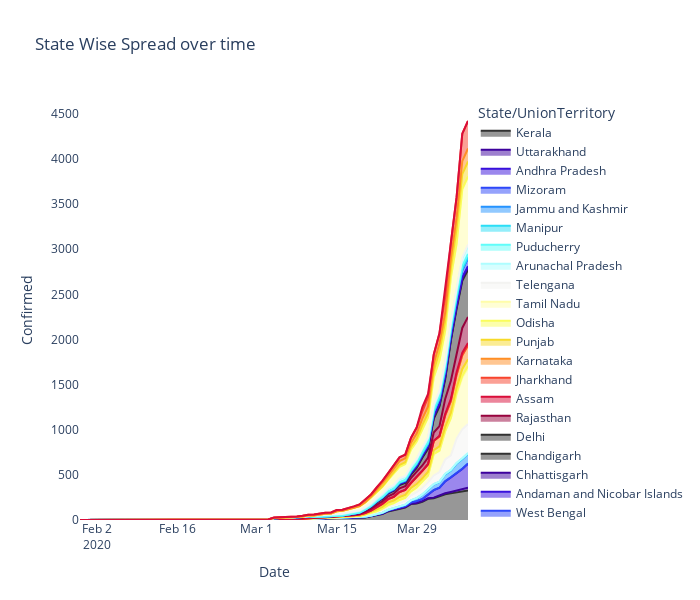

This figure's notebook cell:
### Code cell
spread = CovidIndia.groupby(['Date', 'State/UnionTerritory'])['Confirmed'].sum().reset_index().sort_values('Confirmed', ascending=True)
fig = px.area(spread, x="Date", y="Confirmed",color='State/UnionTerritory',title='State Wise Spread over time',height=500,
              color_discrete_sequence = px.colors.cyclical.Edge)
fig.update_layout(plot_bgcolor='rgb(275, 270, 273)',width=700, height=600)

### Figure 1 — Plotly figure (JSON) as saved in the notebook; plotly's stock layout.template omitted (floating-point values rounded to 4 significant figures)
{"data": [{"hovertemplate": "State/UnionTerritory=Kerala<br>Date=%{x}<br>Confirmed=%{y}<extra></extra>", "legendgroup": "Kerala", "line": {"color": "#313131"}, "mode": "lines", "name": "Kerala", "orientation": "v", "showlegend": true, "stackgroup": "1", "type": "scatter", "x": ["2020-01-30T00:00:00", "2020-01-31T00:00:00", "2020-02-01T00:00:00", "2020-02-29T00:00:00", "2020-03-07T00:00:00", "2020-02-18T00:00:00", "2020-02-28T00:00:00", "2020-02-17T00:00:00", "2020-02-16T00:00:00", "2020-02-27T00:00:00", "2020-02-22T00:00:00", "2020-02-26T00:00:00", "2020-02-25T00:00:00", "2020-03-02T00:00:00", "2020-03-04T00:00:00", "2020-02-21T00:00:00", "2020-03-01T00:00:00", "2020-02-20T00:00:00", "2020-02-19T00:00:00", "2020-03-05T00:00:00", "2020-03-03T00:00:00", "2020-03-06T00:00:00", "2020-02-15T00:00:00", "2020-02-05T00:00:00", "2020-02-04T00:00:00", "2020-02-03T00:00:00", "2020-02-02T00:00:00", "2020-02-24T00:00:00", "2020-02-14T00:00:00", "2020-02-23T00:00:00", "2020-02-13T00:00:00", "2020-02-12T00:00:00", "2020-02-11T00:00:00", "2020-02-06T00:00:00", "2020-02-09T00:00:00", "2020-02-08T00:00:00", "2020-02-07T00:00:00", "2020-02-10T00:00:00", "2020-03-08T00:00:00", "2020-03-09T00:00:00", "2020-03-10T00:00:00", "2020-03-11T00:00:00", "2020-03-12T00:00:00", "2020-03-13T00:00:00", "2020-03-14T00:00:00", "2020-03-15T00:00:00", "2020-03-16T00:00:00", "2020-03-17T00:00:00", "2020-03-19T00:00:00", "2020-03-18T00:00:00", "2020-03-20T00:00:00", "2020-03-21T00:00:00", "2020-03-22T00:00:00", "2020-03-23T00:00:00", "2020-03-24T00:00:00", "2020-03-25T00:00:00", "2020-03-26T00:00:00", "2020-03-27T00:00:00", "2020-03-28T00:00:00", "2020-03-29T00:00:00", "2020-03-30T00:00:00", "2020-03-31T00:00:00", "2020-04-01T00:00:00", "2020-04-02T00:00:00", "2020-04-03T00:00:00", "2020-04-04T00:00:00", "2020-04-05T00:00:00", "2020-04-06T00:00:00", "2020-04-07T00:00:00"], "xaxis": "x", "y": [1, 1, 2, 3, 3, 3, 3, 3, 3, 3, 3, 3, 3, 3, 3, 3, 3, 3, 3, 3, 3, 3, 3, 3, 3, 3, 3, 3, 3, 3, 3, 3, 3, 3, 3, 3, 3, 3, 8, 9, 15, 17, 17, 19, 19, 22, 23, 26, 27, 27, 28, 40, 52, 67, 95, 109, 118, 137, 176, 182, 202, 234, 241, 265, 286, 295, 306, 314, 327], "yaxis": "y"}, {"hovertemplate": "State/UnionTerritory=Uttarakhand<br>Date=%{x}<br>Confirmed=%{y}<extra></extra>", "legendgroup": "Uttarakhand", "line": {"color": "#3d019d"}, "mode": "lines", "name": "Uttarakhand", "orientation": "v", "showlegend": true, "stackgroup": "1", "type": "scatter", "x": ["2020-03-16T00:00:00", "2020-03-17T00:00:00", "2020-03-15T00:00:00", "2020-03-18T00:00:00", "2020-03-19T00:00:00", "2020-03-21T00:00:00", "2020-03-20T00:00:00", "2020-03-22T00:00:00", "2020-03-23T00:00:00", "2020-03-24T00:00:00", "2020-03-25T00:00:00", "2020-03-27T00:00:00", "2020-03-28T00:00:00", "2020-03-26T00:00:00", "2020-04-02T00:00:00", "2020-03-31T00:00:00", "2020-03-29T00:00:00", "2020-04-01T00:00:00", "2020-03-30T00:00:00", "2020-04-03T00:00:00", "2020-04-04T00:00:00", "2020-04-05T00:00:00", "2020-04-06T00:00:00", "2020-04-07T00:00:00"], "xaxis": "x", "y": [1, 1, 1, 1, 1, 3, 3, 3, 3, 4, 4, 5, 5, 5, 7, 7, 7, 7, 7, 10, 16, 22, 26, 31], "yaxis": "y"}, {"hovertemplate": "State/UnionTerritory=Andhra Pradesh<br>Date=%{x}<br>Confirmed=%{y}<extra></extra>", "legendgroup": "Andhra Pradesh", "line": {"color": "#3810dc"}, "mode": "lines", "name": "Andhra Pradesh", "orientation": "v", "showlegend": true, "stackgroup": "1", "type": "scatter", "x": ["2020-03-17T00:00:00", "2020-03-18T00:00:00", "2020-03-15T00:00:00", "2020-03-14T00:00:00", "2020-03-12T00:00:00", "2020-03-13T00:00:00", "2020-03-16T00:00:00", "2020-03-19T00:00:00", "2020-03-21T00:00:00", "2020-03-20T00:00:00", "2020-03-22T00:00:00", "2020-03-23T00:00:00", "2020-03-24T00:00:00", "2020-03-25T00:00:00", "2020-03-26T00:00:00", "2020-03-27T00:00:00", "2020-03-28T00:00:00", "2020-03-29T00:00:00", "2020-03-30T00:00:00", "2020-03-31T00:00:00", "2020-04-01T00:00:00", "2020-04-02T00:00:00", "2020-04-03T00:00:00", "2020-04-04T00:00:00", "2020-04-05T00:00:00", "2020-04-06T00:00:00", "2020-04-07T00:00:00"], "xaxis": "x", "y": [1, 1, 1, 1, 1, 1, 1, 2, 3, 3, 5, 7, 8, 9, 11, 12, 14, 19, 23, 40, 83, 86, 132, 161, 190, 226, 266], "yaxis": "y"}, {"hovertemplate": "State/UnionTerritory=Mizoram<br>Date=%{x}<br>Confirmed=%{y}<extra></extra>", "legendgroup": "Mizoram", "line": {"color": "#2d47f9"}, "mode": "lines", "name": "Mizoram", "orientation": "v", "showlegend": true, "stackgroup": "1", "type": "scatter", "x": ["2020-03-31T00:00:00", "2020-03-30T00:00:00", "2020-03-29T00:00:00", "2020-04-05T00:00:00", "2020-04-03T00:00:00", "2020-04-01T00:00:00", "2020-04-04T00:00:00", "2020-04-02T00:00:00", "2020-03-26T00:00:00", "2020-03-25T00:00:00", "2020-03-27T00:00:00", "2020-04-06T00:00:00", "2020-03-28T00:00:00", "2020-04-07T00:00:00"], "xaxis": "x", "y": [1, 1, 1, 1, 1, 1, 1, 1, 1, 1, 1, 1, 1, 1], "yaxis": "y"}, {"hovertemplate": "State/UnionTerritory=Jammu and Kashmir<br>Date=%{x}<br>Confirmed=%{y}<extra></extra>", "legendgroup": "Jammu and Kashmir", "line": {"color": "#2593ff"}, "mode": "lines", "name": "Jammu and Kashmir", "orientation": "v", "showlegend": true, "stackgroup": "1", "type": "scatter", "x": ["2020-03-11T00:00:00", "2020-03-10T00:00:00", "2020-03-09T00:00:00", "2020-03-13T00:00:00", "2020-03-12T00:00:00", "2020-03-15T00:00:00", "2020-03-14T00:00:00", "2020-03-16T00:00:00", "2020-03-18T00:00:00", "2020-03-17T00:00:00", "2020-03-24T00:00:00", "2020-03-23T00:00:00", "2020-03-22T00:00:00", "2020-03-21T00:00:00", "2020-03-19T00:00:00", "2020-03-20T00:00:00", "2020-03-25T00:00:00", "2020-03-26T00:00:00", "2020-03-27T00:00:00", "2020-03-28T00:00:00", "2020-03-29T00:00:00", "2020-03-30T00:00:00", "2020-03-31T00:00:00", "2020-04-02T00:00:00", "2020-04-01T00:00:00", "2020-04-03T00:00:00", "2020-04-04T00:00:00", "2020-04-05T00:00:00", "2020-04-06T00:00:00", "2020-04-07T00:00:00"], "xaxis": "x", "y": [1, 1, 1, 1, 1, 2, 2, 3, 3, 3, 4, 4, 4, 4, 4, 4, 7, 13, 13, 20, 31, 48, 54, 62, 62, 75, 75, 106, 109, 109], "yaxis": "y"}, {"hovertemplate": "State/UnionTerritory=Manipur<br>Date=%{x}<br>Confirmed=%{y}<extra></extra>", "legendgroup": "Manipur", "line": {"color": "#2adef6"}, "mode": "lines", "name": "Manipur", "orientation": "v", "showlegend": true, "stackgroup": "1", "type": "scatter", "x": ["2020-03-31T00:00:00", "2020-03-30T00:00:00", "2020-04-01T00:00:00", "2020-03-29T00:00:00", "2020-03-27T00:00:00", "2020-03-25T00:00:00", "2020-03-24T00:00:00", "2020-03-26T00:00:00", "2020-04-02T00:00:00", "2020-03-28T00:00:00", "2020-04-04T00:00:00", "2020-04-07T00:00:00", "2020-04-05T00:00:00", "2020-04-06T00:00:00", "2020-04-03T00:00:00"], "xaxis": "x", "y": [1, 1, 1, 1, 1, 1, 1, 1, 1, 1, 2, 2, 2, 2, 2], "yaxis": "y"}, {"hovertemplate": "State/UnionTerritory=Puducherry<br>Date=%{x}<br>Confirmed=%{y}<extra></extra>", "legendgroup": "Puducherry", "line": {"color": "#60fdfa"}, "mode": "lines", "name": "Puducherry", "orientation": "v", "showlegend": true, "stackgroup": "1", "type": "scatter", "x": ["2020-03-30T00:00:00", "2020-03-31T00:00:00", "2020-03-18T00:00:00", "2020-03-29T00:00:00", "2020-03-23T00:00:00", "2020-03-20T00:00:00", "2020-03-26T00:00:00", "2020-03-21T00:00:00", "2020-03-25T00:00:00", "2020-03-22T00:00:00", "2020-03-24T00:00:00", "2020-03-28T00:00:00", "2020-03-19T00:00:00", "2020-03-27T00:00:00", "2020-04-01T00:00:00", "2020-04-02T00:00:00", "2020-04-03T00:00:00", "2020-04-07T00:00:00", "2020-04-04T00:00:00", "2020-04-06T00:00:00", "2020-04-05T00:00:00"], "xaxis": "x", "y": [1, 1, 1, 1, 1, 1, 1, 1, 1, 1, 1, 1, 1, 1, 3, 3, 5, 5, 5, 5, 5], "yaxis": "y"}, {"hovertemplate": "State/UnionTerritory=Arunachal Pradesh<br>Date=%{x}<br>Confirmed=%{y}<extra></extra>", "legendgroup": "Arunachal Pradesh", "line": {"color": "#aefdff"}, "mode": "lines", "name": "Arunachal Pradesh", "orientation": "v", "showlegend": true, "stackgroup": "1", "type": "scatter", "x": ["2020-04-05T00:00:00", "2020-04-06T00:00:00", "2020-04-03T00:00:00", "2020-04-04T00:00:00", "2020-04-07T00:00:00"], "xaxis": "x", "y": [1, 1, 1, 1, 1], "yaxis": "y"}, {"hovertemplate": "State/UnionTerritory=Telengana<br>Date=%{x}<br>Confirmed=%{y}<extra></extra>", "legendgroup": "Telengana", "line": {"color": "#f3f3f1"}, "mode": "lines", "name": "Telengana", "orientation": "v", "showlegend": true, "stackgroup": "1", "type": "scatter", "x": ["2020-03-10T00:00:00", "2020-03-09T00:00:00", "2020-03-14T00:00:00", "2020-03-13T00:00:00", "2020-03-08T00:00:00", "2020-03-11T00:00:00", "2020-03-12T00:00:00", "2020-03-02T00:00:00", "2020-03-03T00:00:00", "2020-03-07T00:00:00", "2020-03-06T00:00:00", "2020-03-04T00:00:00", "2020-03-05T00:00:00", "2020-03-15T00:00:00", "2020-03-16T00:00:00", "2020-03-17T00:00:00", "2020-03-18T00:00:00", "2020-03-19T00:00:00", "2020-03-20T00:00:00", "2020-03-21T00:00:00", "2020-03-22T00:00:00", "2020-03-23T00:00:00", "2020-03-24T00:00:00", "2020-03-25T00:00:00", "2020-03-26T00:00:00", "2020-03-27T00:00:00", "2020-03-28T00:00:00", "2020-03-29T00:00:00", "2020-03-30T00:00:00", "2020-03-31T00:00:00", "2020-04-01T00:00:00", "2020-04-02T00:00:00", "2020-04-03T00:00:00", "2020-04-04T00:00:00", "2020-04-05T00:00:00", "2020-04-07T00:00:00", "2020-04-06T00:00:00"], "xaxis": "x", "y": [1, 1, 1, 1, 1, 1, 1, 1, 1, 1, 1, 1, 1, 3, 3, 5, 6, 6, 17, 21, 22, 32, 35, 35, 44, 45, 56, 66, 71, 79, 96, 107, 158, 159, 269, 321, 321], "yaxis": "y"}, {"hovertemplate": "State/UnionTerritory=Tamil Nadu<br>Date=%{x}<br>Confirmed=%{y}<extra></extra>", "legendgroup": "Tamil Nadu", "line": {"color": "#fffda9"}, "mode": "lines", "name": "Tamil Nadu", "orientation": "v", "showlegend": true, "stackgroup": "1", "type": "scatter", "x": ["2020-03-10T00:00:00", "2020-03-17T00:00:00", "2020-03-18T00:00:00", "2020-03-09T00:00:00", "2020-03-16T00:00:00", "2020-03-11T00:00:00", "2020-03-15T00:00:00", "2020-03-13T00:00:00", "2020-03-14T00:00:00", "2020-03-12T00:00:00", "2020-03-08T00:00:00", "2020-03-07T00:00:00", "2020-03-19T00:00:00", "2020-03-21T00:00:00", "2020-03-20T00:00:00", "2020-03-22T00:00:00", "2020-03-23T00:00:00", "2020-03-24T00:00:00", "2020-03-25T00:00:00", "2020-03-26T00:00:00", "2020-03-27T00:00:00", "2020-03-28T00:00:00", "2020-03-29T00:00:00", "2020-03-30T00:00:00", "2020-03-31T00:00:00", "2020-04-02T00:00:00", "2020-04-01T00:00:00", "2020-04-03T00:00:00", "2020-04-04T00:00:00", "2020-04-05T00:00:00", "2020-04-06T00:00:00", "2020-04-07T00:00:00"], "xaxis": "x", "y": [1, 1, 1, 1, 1, 1, 1, 1, 1, 1, 1, 1, 2, 3, 3, 7, 9, 15, 18, 26, 29, 40, 49, 67, 74, 234, 234, 309, 411, 485, 571, 621], "yaxis": "y"}, {"hovertemplate": "State/UnionTerritory=Odisha<br>Date=%{x}<br>Confirmed=%{y}<extra></extra>", "legendgroup": "Odisha", "line": {"color": "#fafd5b"}, "mode": "lines", "name": "Odisha", "orientation": "v", "showlegend": true, "stackgroup": "1", "type": "scatter", "x": ["2020-03-17T00:00:00", "2020-03-18T00:00:00", "2020-03-16T00:00:00", "2020-03-19T00:00:00", "2020-03-26T00:00:00", "2020-03-27T00:00:00", "2020-03-24T00:00:00", "2020-03-22T00:00:00", "2020-03-25T00:00:00", "2020-03-20T00:00:00", "2020-03-21T00:00:00", "2020-03-23T00:00:00", "2020-03-28T00:00:00", "2020-03-29T00:00:00", "2020-03-31T00:00:00", "2020-03-30T00:00:00", "2020-04-02T00:00:00", "2020-04-01T00:00:00", "2020-04-03T00:00:00", "2020-04-04T00:00:00", "2020-04-05T00:00:00", "2020-04-06T00:00:00", "2020-04-07T00:00:00"], "xaxis": "x", "y": [1, 1, 1, 1, 2, 2, 2, 2, 2, 2, 2, 2, 3, 3, 3, 3, 4, 4, 5, 5, 20, 21, 21], "yaxis": "y"}, {"hovertemplate": "State/UnionTerritory=Punjab<br>Date=%{x}<br>Confirmed=%{y}<extra></extra>", "legendgroup": "Punjab", "line": {"color": "#f7da29"}, "mode": "lines", "name": "Punjab", "orientation": "v", "showlegend": true, "stackgroup": "1", "type": "scatter", "x": ["2020-03-10T00:00:00", "2020-03-17T00:00:00", "2020-03-18T00:00:00", "2020-03-09T00:00:00", "2020-03-11T00:00:00", "2020-03-15T00:00:00", "2020-03-13T00:00:00", "2020-03-14T00:00:00", "2020-03-16T00:00:00", "2020-03-12T00:00:00", "2020-03-19T00:00:00", "2020-03-20T00:00:00", "2020-03-21T00:00:00", "2020-03-23T00:00:00", "2020-03-22T00:00:00", "2020-03-25T00:00:00", "2020-03-24T00:00:00", "2020-03-27T00:00:00", "2020-03-26T00:00:00", "2020-03-28T00:00:00", "2020-03-29T00:00:00", "2020-03-30T00:00:00", "2020-03-31T00:00:00", "2020-04-01T00:00:00", "2020-04-02T00:00:00", "2020-04-03T00:00:00", "2020-04-05T00:00:00", "2020-04-04T00:00:00", "2020-04-06T00:00:00", "2020-04-07T00:00:00"], "xaxis": "x", "y": [1, 1, 1, 1, 1, 1, 1, 1, 1, 1, 2, 2, 13, 21, 21, 29, 29, 33, 33, 38, 38, 38, 41, 42, 46, 48, 57, 57, 76, 76], "yaxis": "y"}, {"hovertemplate": "State/UnionTerritory=Karnataka<br>Date=%{x}<br>Confirmed=%{y}<extra></extra>", "legendgroup": "Karnataka", "line": {"color": "#ff8e25"}, "mode": "lines", "name": "Karnataka", "orientation": "v", "showlegend": true, "stackgroup": "1", "type": "scatter", "x": ["2020-03-09T00:00:00", "2020-03-12T00:00:00", "2020-03-11T00:00:00", "2020-03-10T00:00:00", "2020-03-15T00:00:00", "2020-03-16T00:00:00", "2020-03-14T00:00:00", "2020-03-13T00:00:00", "2020-03-18T00:00:00", "2020-03-17T00:00:00", "2020-03-19T00:00:00", "2020-03-21T00:00:00", "2020-03-20T00:00:00", "2020-03-22T00:00:00", "2020-03-23T00:00:00", "2020-03-24T00:00:00", "2020-03-25T00:00:00", "2020-03-27T00:00:00", "2020-03-26T00:00:00", "2020-03-28T00:00:00", "2020-03-29T00:00:00", "2020-03-31T00:00:00", "2020-03-30T00:00:00", "2020-04-01T00:00:00", "2020-04-02T00:00:00", "2020-04-03T00:00:00", "2020-04-04T00:00:00", "2020-04-05T00:00:00", "2020-04-06T00:00:00", "2020-04-07T00:00:00"], "xaxis": "x", "y": [1, 4, 4, 4, 6, 6, 6, 6, 11, 11, 14, 15, 15, 26, 33, 37, 41, 55, 55, 55, 76, 83, 83, 101, 110, 124, 128, 144, 151, 151], "yaxis": "y"}, {"hovertemplate": "State/UnionTerritory=Jharkhand<br>Date=%{x}<br>Confirmed=%{y}<extra></extra>", "legendgroup": "Jharkhand", "line": {"color": "#f8432d"}, "mode": "lines", "name": "Jharkhand", "orientation": "v", "showlegend": true, "stackgroup": "1", "type": "scatter", "x": ["2020-04-02T00:00:00", "2020-04-01T00:00:00", "2020-04-04T00:00:00", "2020-04-03T00:00:00", "2020-04-05T00:00:00", "2020-04-06T00:00:00", "2020-04-07T00:00:00"], "xaxis": "x", "y": [1, 1, 2, 2, 3, 4, 4], "yaxis": "y"}, {"hovertemplate": "State/UnionTerritory=Assam<br>Date=%{x}<br>Confirmed=%{y}<extra></extra>", "legendgroup": "Assam", "line": {"color": "#d90d39"}, "mode": "lines", "name": "Assam", "orientation": "v", "showlegend": true, "stackgroup": "1", "type": "scatter", "x": ["2020-04-01T00:00:00", "2020-04-02T00:00:00", "2020-04-03T00:00:00", "2020-04-04T00:00:00", "2020-04-06T00:00:00", "2020-04-05T00:00:00", "2020-04-07T00:00:00"], "xaxis": "x", "y": [1, 5, 16, 24, 26, 26, 26], "yaxis": "y"}, {"hovertemplate": "State/UnionTerritory=Rajasthan<br>Date=%{x}<br>Confirmed=%{y}<extra></extra>", "legendgroup": "Rajasthan", "line": {"color": "#97023d"}, "mode": "lines", "name": "Rajasthan", "orientation": "v", "showlegend": true, "stackgroup": "1", "type": "scatter", "x": ["2020-03-03T00:00:00", "2020-03-12T00:00:00", "2020-03-11T00:00:00", "2020-03-13T00:00:00", "2020-03-14T00:00:00", "2020-03-15T00:00:00", "2020-03-16T00:00:00", "2020-03-17T00:00:00", "2020-03-18T00:00:00", "2020-03-19T00:00:00", "2020-03-10T00:00:00", "2020-03-06T00:00:00", "2020-03-07T00:00:00", "2020-03-05T00:00:00", "2020-03-09T00:00:00", "2020-03-08T00:00:00", "2020-03-04T00:00:00", "2020-03-21T00:00:00", "2020-03-20T00:00:00", "2020-03-22T00:00:00", "2020-03-23T00:00:00", "2020-03-24T00:00:00", "2020-03-25T00:00:00", "2020-03-26T00:00:00", "2020-03-27T00:00:00", "2020-03-28T00:00:00", "2020-03-29T00:00:00", "2020-03-30T00:00:00", "2020-03-31T00:00:00", "2020-04-01T00:00:00", "2020-04-02T00:00:00", "2020-04-03T00:00:00", "2020-04-04T00:00:00", "2020-04-05T00:00:00", "2020-04-06T00:00:00", "2020-04-07T00:00:00"], "xaxis": "x", "y": [1, 3, 3, 3, 3, 4, 4, 4, 4, 7, 15, 15, 15, 15, 15, 15, 15, 17, 17, 24, 28, 32, 36, 41, 41, 54, 55, 59, 74, 93, 108, 167, 200, 200, 274, 288], "yaxis": "y"}, {"hovertemplate": "State/UnionTerritory=Delhi<br>Date=%{x}<br>Confirmed=%{y}<extra></extra>", "legendgroup": "Delhi", "line": {"color": "#313131"}, "mode": "lines", "name": "Delhi", "orientation": "v", "showlegend": true, "stackgroup": "1", "type": "scatter", "x": ["2020-03-03T00:00:00", "2020-03-02T00:00:00", "2020-03-04T00:00:00", "2020-03-05T00:00:00", "2020-03-08T00:00:00", "2020-03-07T00:00:00", "2020-03-06T00:00:00", "2020-03-10T00:00:00", "2020-03-09T00:00:00", "2020-03-11T00:00:00", "2020-03-12T00:00:00", "2020-03-13T00:00:00", "2020-03-16T00:00:00", "2020-03-14T00:00:00", "2020-03-15T00:00:00", "2020-03-17T00:00:00", "2020-03-18T00:00:00", "2020-03-19T00:00:00", "2020-03-20T00:00:00", "2020-03-21T00:00:00", "2020-03-23T00:00:00", "2020-03-22T00:00:00", "2020-03-24T00:00:00", "2020-03-25T00:00:00", "2020-03-27T00:00:00", "2020-03-26T00:00:00", "2020-03-28T00:00:00", "2020-03-29T00:00:00", "2020-03-30T00:00:00", "2020-03-31T00:00:00", "2020-04-01T00:00:00", "2020-04-03T00:00:00", "2020-04-02T00:00:00", "2020-04-04T00:00:00", "2020-04-05T00:00:00", "2020-04-07T00:00:00", "2020-04-06T00:00:00"], "xaxis": "x", "y": [1, 1, 1, 2, 3, 3, 3, 4, 4, 5, 6, 6, 7, 7, 7, 8, 10, 12, 17, 26, 29, 29, 30, 31, 36, 36, 39, 49, 87, 97, 152, 219, 219, 445, 503, 523, 523], "yaxis": "y"}, {"hovertemplate": "State/UnionTerritory=Chandigarh<br>Date=%{x}<br>Confirmed=%{y}<extra></extra>", "legendgroup": "Chandigarh", "line": {"color": "#313131"}, "mode": "lines", "name": "Chandigarh", "orientation": "v", "showlegend": true, "stackgroup": "1", "type": "scatter", "x": ["2020-03-21T00:00:00", "2020-03-19T00:00:00", "2020-03-20T00:00:00", "2020-03-22T00:00:00", "2020-03-23T00:00:00", "2020-03-25T00:00:00", "2020-03-26T00:00:00", "2020-03-24T00:00:00", "2020-03-27T00:00:00", "2020-03-30T00:00:00", "2020-03-28T00:00:00", "2020-03-29T00:00:00", "2020-03-31T00:00:00", "2020-04-02T00:00:00", "2020-04-01T00:00:00", "2020-04-03T00:00:00", "2020-04-05T00:00:00", "2020-04-06T00:00:00", "2020-04-04T00:00:00", "2020-04-07T00:00:00"], "xaxis": "x", "y": [1, 1, 1, 5, 6, 7, 7, 7, 7, 8, 8, 8, 13, 16, 16, 18, 18, 18, 18, 18], "yaxis": "y"}, {"hovertemplate": "State/UnionTerritory=Chhattisgarh<br>Date=%{x}<br>Confirmed=%{y}<extra></extra>", "legendgroup": "Chhattisgarh", "line": {"color": "#3d019d"}, "mode": "lines", "name": "Chhattisgarh", "orientation": "v", "showlegend": true, "stackgroup": "1", "type": "scatter", "x": ["2020-03-21T00:00:00", "2020-03-22T00:00:00", "2020-03-25T00:00:00", "2020-03-23T00:00:00", "2020-03-24T00:00:00", "2020-03-19T00:00:00", "2020-03-20T00:00:00", "2020-03-27T00:00:00", "2020-03-28T00:00:00", "2020-03-26T00:00:00", "2020-03-29T00:00:00", "2020-03-30T00:00:00", "2020-03-31T00:00:00", "2020-04-03T00:00:00", "2020-04-05T00:00:00", "2020-04-01T00:00:00", "2020-04-04T00:00:00", "2020-04-02T00:00:00", "2020-04-07T00:00:00", "2020-04-06T00:00:00"], "xaxis": "x", "y": [1, 1, 1, 1, 1, 1, 1, 6, 6, 6, 7, 7, 8, 9, 9, 9, 9, 9, 10, 10], "yaxis": "y"}, {"hovertemplate": "State/UnionTerritory=Andaman and Nicobar Islands<br>Date=%{x}<br>Confirmed=%{y}<extra></extra>", "legendgroup": "Andaman and Nicobar Islands", "line": {"color": "#3810dc"}, "mode": "lines", "name": "Andaman and Nicobar Islands", "orientation": "v", "showlegend": true, "stackgroup": "1", "type": "scatter", "x": ["2020-03-27T00:00:00", "2020-03-26T00:00:00", "2020-03-28T00:00:00", "2020-03-29T00:00:00", "2020-03-30T00:00:00", "2020-04-05T00:00:00", "2020-04-03T00:00:00", "2020-04-07T00:00:00", "2020-04-04T00:00:00", "2020-04-02T00:00:00", "2020-04-06T00:00:00", "2020-04-01T00:00:00", "2020-03-31T00:00:00"], "xaxis": "x", "y": [1, 1, 6, 9, 9, 10, 10, 10, 10, 10, 10, 10, 10], "yaxis": "y"}, {"hovertemplate": "State/UnionTerritory=West Bengal<br>Date=%{x}<br>Confirmed=%{y}<extra></extra>", "legendgroup": "West Bengal", "line": {"color": "#2d47f9"}, "mode": "lines", "name": "West Bengal", "orientation": "v", "showlegend": true, "stackgroup": "1", "type": "scatter", "x": ["2020-03-18T00:00:00", "2020-03-19T00:00:00", "2020-03-20T00:00:00", "2020-03-21T00:00:00", "2020-03-22T00:00:00", "2020-03-23T00:00:00", "2020-03-25T00:00:00", "2020-03-24T00:00:00", "2020-03-27T00:00:00", "2020-03-26T00:00:00", "2020-03-28T00:00:00", "2020-03-29T00:00:00", "2020-03-30T00:00:00", "2020-03-31T00:00:00", "2020-04-01T00:00:00", "2020-04-02T00:00:00", "2020-04-03T00:00:00", "2020-04-04T00:00:00", "2020-04-05T00:00:00", "2020-04-06T00:00:00", "2020-04-07T00:00:00"], "xaxis": "x", "y": [1, 1, 2, 3, 4, 7, 9, 9, 10, 10, 15, 18, 22, 26, 37, 53, 63, 69, 80, 80, 91], "yaxis": "y"}, {"hovertemplate": "State/UnionTerritory=Tripura<br>Date=%{x}<br>Confirmed=%{y}<extra></extra>", "legendgroup": "Tripura", "line": {"color": "#2593ff"}, "mode": "lines", "name": "Tripura", "orientation": "v", "showlegend": true, "stackgroup": "1", "type": "scatter", "x": ["2020-04-07T00:00:00"], "xaxis": "x", "y": [1], "yaxis": "y"}, {"hovertemplate": "State/UnionTerritory=Himachal Pradesh<br>Date=%{x}<br>Confirmed=%{y}<extra></extra>", "legendgroup": "Himachal Pradesh", "line": {"color": "#2adef6"}, "mode": "lines", "name": "Himachal Pradesh", "orientation": "v", "showlegend": true, "stackgroup": "1", "type": "scatter", "x": ["2020-03-23T00:00:00", "2020-03-22T00:00:00", "2020-03-21T00:00:00", "2020-03-29T00:00:00", "2020-03-26T00:00:00", "2020-03-27T00:00:00", "2020-03-28T00:00:00", "2020-04-01T00:00:00", "2020-03-24T00:00:00", "2020-04-02T00:00:00", "2020-03-30T00:00:00", "2020-03-25T00:00:00", "2020-03-31T00:00:00", "2020-04-05T00:00:00", "2020-04-03T00:00:00", "2020-04-04T00:00:00", "2020-04-07T00:00:00", "2020-04-06T00:00:00"], "xaxis": "x", "y": [2, 2, 2, 3, 3, 3, 3, 3, 3, 3, 3, 3, 3, 6, 6, 6, 13, 13], "yaxis": "y"}, {"hovertemplate": "State/UnionTerritory=Bihar<br>Date=%{x}<br>Confirmed=%{y}<extra></extra>", "legendgroup": "Bihar", "line": {"color": "#60fdfa"}, "mode": "lines", "name": "Bihar", "orientation": "v", "showlegend": true, "stackgroup": "1", "type": "scatter", "x": ["2020-03-23T00:00:00", "2020-03-22T00:00:00", "2020-03-24T00:00:00", "2020-03-25T00:00:00", "2020-03-26T00:00:00", "2020-03-27T00:00:00", "2020-03-28T00:00:00", "2020-03-29T00:00:00", "2020-03-31T00:00:00", "2020-03-30T00:00:00", "2020-04-01T00:00:00", "2020-04-02T00:00:00", "2020-04-03T00:00:00", "2020-04-04T00:00:00", "2020-04-05T00:00:00", "2020-04-07T00:00:00", "2020-04-06T00:00:00"], "xaxis": "x", "y": [2, 2, 3, 4, 6, 6, 9, 11, 15, 15, 23, 24, 29, 30, 30, 32, 32], "yaxis": "y"}, {"hovertemplate": "State/UnionTerritory=Haryana<br>Date=%{x}<br>Confirmed=%{y}<extra></extra>", "legendgroup": "Haryana", "line": {"color": "#aefdff"}, "mode": "lines", "name": "Haryana", "orientation": "v", "showlegend": true, "stackgroup": "1", "type": "scatter", "x": ["2020-03-06T00:00:00", "2020-03-07T00:00:00", "2020-03-10T00:00:00", "2020-03-08T00:00:00", "2020-03-04T00:00:00", "2020-03-05T00:00:00", "2020-03-09T00:00:00", "2020-03-14T00:00:00", "2020-03-16T00:00:00", "2020-03-13T00:00:00", "2020-03-11T00:00:00", "2020-03-12T00:00:00", "2020-03-15T00:00:00", "2020-03-17T00:00:00", "2020-03-18T00:00:00", "2020-03-20T00:00:00", "2020-03-21T00:00:00", "2020-03-19T00:00:00", "2020-03-22T00:00:00", "2020-03-23T00:00:00", "2020-03-24T00:00:00", "2020-03-25T00:00:00", "2020-03-26T00:00:00", "2020-03-27T00:00:00", "2020-03-28T00:00:00", "2020-03-29T00:00:00", "2020-03-30T00:00:00", "2020-03-31T00:00:00", "2020-04-02T00:00:00", "2020-04-01T00:00:00", "2020-04-03T00:00:00", "2020-04-04T00:00:00", "2020-04-05T00:00:00", "2020-04-06T00:00:00", "2020-04-07T00:00:00"], "xaxis": "x", "y": [2, 2, 2, 2, 2, 2, 2, 14, 14, 14, 14, 14, 14, 15, 17, 17, 17, 17, 21, 26, 28, 28, 30, 30, 33, 33, 36, 40, 43, 43, 49, 49, 59, 84, 90], "yaxis": "y"}, {"hovertemplate": "State/UnionTerritory=Ladakh<br>Date=%{x}<br>Confirmed=%{y}<extra></extra>", "legendgroup": "Ladakh", "line": {"color": "#f3f3f1"}, "mode": "lines", "name": "Ladakh", "orientation": "v", "showlegend": true, "stackgroup": "1", "type": "scatter", "x": ["2020-03-08T00:00:00", "2020-03-11T00:00:00", "2020-03-10T00:00:00", "2020-03-07T00:00:00", "2020-03-09T00:00:00", "2020-03-14T00:00:00", "2020-03-12T00:00:00", "2020-03-15T00:00:00", "2020-03-13T00:00:00", "2020-03-16T00:00:00", "2020-03-17T00:00:00", "2020-03-19T00:00:00", "2020-03-18T00:00:00", "2020-03-20T00:00:00", "2020-03-29T00:00:00", "2020-03-30T00:00:00", "2020-03-28T00:00:00", "2020-03-27T00:00:00", "2020-04-02T00:00:00", "2020-03-22T00:00:00", "2020-04-01T00:00:00", "2020-03-23T00:00:00", "2020-03-31T00:00:00", "2020-03-24T00:00:00", "2020-03-25T00:00:00", "2020-03-26T00:00:00", "2020-03-21T00:00:00", "2020-04-04T00:00:00", "2020-04-03T00:00:00", "2020-04-07T00:00:00", "2020-04-06T00:00:00", "2020-04-05T00:00:00"], "xaxis": "x", "y": [2, 2, 2, 2, 2, 3, 3, 3, 3, 4, 6, 8, 8, 10, 13, 13, 13, 13, 13, 13, 13, 13, 13, 13, 13, 13, 13, 14, 14, 14, 14, 14], "yaxis": "y"}, {"hovertemplate": "State/UnionTerritory=Maharashtra<br>Date=%{x}<br>Confirmed=%{y}<extra></extra>", "legendgroup": "Maharashtra", "line": {"color": "#fffda9"}, "mode": "lines", "name": "Maharashtra", "orientation": "v", "showlegend": true, "stackgroup": "1", "type": "scatter", "x": ["2020-03-11T00:00:00", "2020-03-09T00:00:00", "2020-03-10T00:00:00", "2020-03-12T00:00:00", "2020-03-14T00:00:00", "2020-03-13T00:00:00", "2020-03-15T00:00:00", "2020-03-16T00:00:00", "2020-03-17T00:00:00", "2020-03-18T00:00:00", "2020-03-19T00:00:00", "2020-03-20T00:00:00", "2020-03-21T00:00:00", "2020-03-22T00:00:00", "2020-03-23T00:00:00", "2020-03-24T00:00:00", "2020-03-26T00:00:00", "2020-03-25T00:00:00", "2020-03-27T00:00:00", "2020-03-28T00:00:00", "2020-03-29T00:00:00", "2020-03-30T00:00:00", "2020-03-31T00:00:00", "2020-04-01T00:00:00", "2020-04-02T00:00:00", "2020-04-03T00:00:00", "2020-04-04T00:00:00", "2020-04-05T00:00:00", "2020-04-06T00:00:00", "2020-04-07T00:00:00"], "xaxis": "x", "y": [2, 2, 5, 11, 14, 14, 32, 32, 39, 42, 47, 52, 63, 67, 74, 89, 124, 128, 130, 180, 186, 198, 216, 302, 335, 335, 490, 490, 748, 748], "yaxis": "y"}, {"hovertemplate": "State/UnionTerritory=Goa<br>Date=%{x}<br>Confirmed=%{y}<extra></extra>", "legendgroup": "Goa", "line": {"color": "#fafd5b"}, "mode": "lines", "name": "Goa", "orientation": "v", "showlegend": true, "stackgroup": "1", "type": "scatter", "x": ["2020-03-26T00:00:00", "2020-03-27T00:00:00", "2020-03-28T00:00:00", "2020-04-02T00:00:00", "2020-04-01T00:00:00", "2020-03-31T00:00:00", "2020-03-29T00:00:00", "2020-03-30T00:00:00", "2020-04-03T00:00:00", "2020-04-06T00:00:00", "2020-04-04T00:00:00", "2020-04-07T00:00:00", "2020-04-05T00:00:00"], "xaxis": "x", "y": [3, 3, 3, 5, 5, 5, 5, 5, 6, 7, 7, 7, 7], "yaxis": "y"}, {"hovertemplate": "State/UnionTerritory=Madhya Pradesh<br>Date=%{x}<br>Confirmed=%{y}<extra></extra>", "legendgroup": "Madhya Pradesh", "line": {"color": "#f7da29"}, "mode": "lines", "name": "Madhya Pradesh", "orientation": "v", "showlegend": true, "stackgroup": "1", "type": "scatter", "x": ["2020-03-22T00:00:00", "2020-03-21T00:00:00", "2020-03-23T00:00:00", "2020-03-24T00:00:00", "2020-03-25T00:00:00", "2020-03-27T00:00:00", "2020-03-26T00:00:00", "2020-03-28T00:00:00", "2020-03-29T00:00:00", "2020-03-31T00:00:00", "2020-03-30T00:00:00", "2020-04-01T00:00:00", "2020-04-02T00:00:00", "2020-04-03T00:00:00", "2020-04-04T00:00:00", "2020-04-06T00:00:00", "2020-04-07T00:00:00", "2020-04-05T00:00:00"], "xaxis": "x", "y": [4, 4, 6, 7, 14, 20, 20, 30, 30, 47, 47, 66, 99, 104, 104, 165, 165, 165], "yaxis": "y"}, {"hovertemplate": "State/UnionTerritory=Gujarat<br>Date=%{x}<br>Confirmed=%{y}<extra></extra>", "legendgroup": "Gujarat", "line": {"color": "#ff8e25"}, "mode": "lines", "name": "Gujarat", "orientation": "v", "showlegend": true, "stackgroup": "1", "type": "scatter", "x": ["2020-03-20T00:00:00", "2020-03-21T00:00:00", "2020-03-22T00:00:00", "2020-03-23T00:00:00", "2020-03-24T00:00:00", "2020-03-25T00:00:00", "2020-03-26T00:00:00", "2020-03-27T00:00:00", "2020-03-28T00:00:00", "2020-03-29T00:00:00", "2020-03-30T00:00:00", "2020-03-31T00:00:00", "2020-04-01T00:00:00", "2020-04-02T00:00:00", "2020-04-03T00:00:00", "2020-04-04T00:00:00", "2020-04-05T00:00:00", "2020-04-07T00:00:00", "2020-04-06T00:00:00"], "xaxis": "x", "y": [5, 7, 18, 29, 33, 38, 43, 43, 45, 58, 69, 73, 82, 87, 95, 105, 122, 144, 144], "yaxis": "y"}, {"hovertemplate": "State/UnionTerritory=Uttar Pradesh<br>Date=%{x}<br>Confirmed=%{y}<extra></extra>", "legendgroup": "Uttar Pradesh", "line": {"color": "#f8432d"}, "mode": "lines", "name": "Uttar Pradesh", "orientation": "v", "showlegend": true, "stackgroup": "1", "type": "scatter", "x": ["2020-03-04T00:00:00", "2020-03-08T00:00:00", "2020-03-07T00:00:00", "2020-03-10T00:00:00", "2020-03-06T00:00:00", "2020-03-05T00:00:00", "2020-03-09T00:00:00", "2020-03-11T00:00:00", "2020-03-13T00:00:00", "2020-03-12T00:00:00", "2020-03-14T00:00:00", "2020-03-15T00:00:00", "2020-03-16T00:00:00", "2020-03-17T00:00:00", "2020-03-18T00:00:00", "2020-03-19T00:00:00", "2020-03-20T00:00:00", "2020-03-21T00:00:00", "2020-03-22T00:00:00", "2020-03-23T00:00:00", "2020-03-24T00:00:00", "2020-03-25T00:00:00", "2020-03-26T00:00:00", "2020-03-27T00:00:00", "2020-03-28T00:00:00", "2020-03-29T00:00:00", "2020-03-30T00:00:00", "2020-03-31T00:00:00", "2020-04-01T00:00:00", "2020-04-02T00:00:00", "2020-04-03T00:00:00", "2020-04-04T00:00:00", "2020-04-05T00:00:00", "2020-04-07T00:00:00", "2020-04-06T00:00:00"], "xaxis": "x", "y": [6, 7, 7, 7, 7, 7, 7, 9, 11, 11, 12, 13, 13, 15, 16, 19, 23, 24, 27, 31, 33, 37, 41, 41, 55, 65, 82, 101, 103, 113, 172, 174, 227, 305, 305], "yaxis": "y"}, {"hovertemplate": "State/UnionTerritory=Unassigned<br>Date=%{x}<br>Confirmed=%{y}<extra></extra>", "legendgroup": "Unassigned", "line": {"color": "#d90d39"}, "mode": "lines", "name": "Unassigned", "orientation": "v", "showlegend": true, "stackgroup": "1", "type": "scatter", "x": ["2020-03-31T00:00:00", "2020-03-30T00:00:00", "2020-04-03T00:00:00"], "xaxis": "x", "y": [38, 46, 77], "yaxis": "y"}], "layout": {"height": 600, "legend": {"title": {"text": "State/UnionTerritory"}, "tracegroupgap": 0}, "plot_bgcolor": "rgb(275, 270, 273)", "title": {"text": "State Wise Spread over time"}, "width": 700, "xaxis": {"anchor": "y", "domain": [0, 1], "title": {"text": "Date"}}, "yaxis": {"anchor": "x", "domain": [0, 1], "title": {"text": "Confirmed"}}}}
